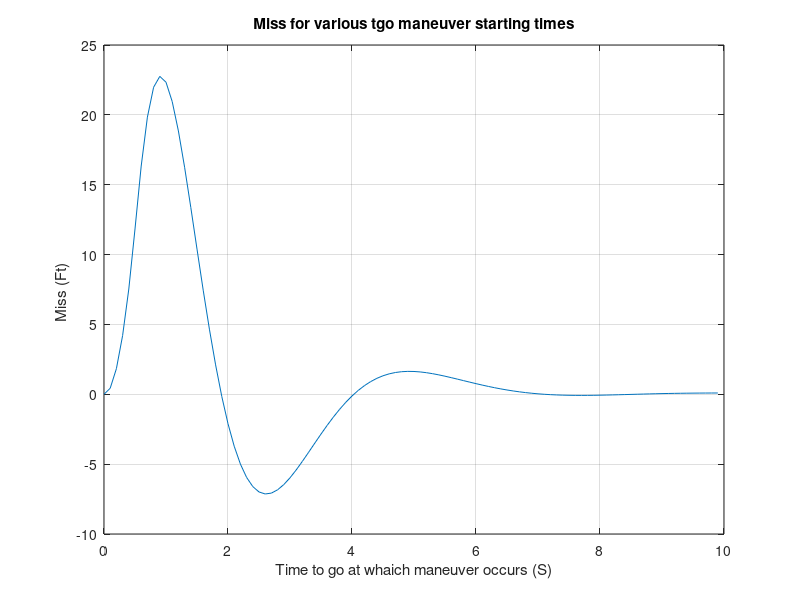

MATLAB code for this plot:
clear
count=0;
QZERO=0;
TBLIND=.5;
VM=3000.;
VC=4000.;
XNT=96.6;
YIC=0.;
VM=3000.;
HEDEG=20.;
XNP=3.;
SIGNOISE=.001;
TS=.1;
TAU=.5;
APN=2;
TF=10.;
TS2=TS*TS;
TS3=TS2*TS;
TS4=TS3*TS;
TS5=TS4*TS;
PHIN=XNT*XNT/TF;
for TSTART=.1:.1:10.0,
    Y=YIC;
    YD=0.;
    T=0.;
    H=.01;
    S=0.;
    RTM=VC*TF;
    SIGPOS=RTM*SIGNOISE;
    SIGN2=SIGPOS^2;
    P11=SIGN2;
    P12=0.;
    P13=0.;
    P22=(VM*HEDEG/57.3)^2;
    P23=0.;
    P33=XNT*XNT;
    YH=0.;
    YDH=0.;
    XNTH=0.;
    XNC=0.;
    XNL=0.;
    while T <= (TF - 1e-5)
        YOLD=Y;
        YDOLD=YD;
        XNLOLD=XNL;
        STEP=1;
        FLAG=0;
        while STEP <=1
            if FLAG==1
                Y=Y+H*YD;
                YD=YD+H*YDD;
                XNL=XNL+H*XNLD;
                T=T+H;
                STEP=2;
            end;
            TGO=TF-T+.00001;
            RTM=VC*TGO;
            XLAM=Y/(VC*TGO);
            XLAMD=(RTM*YD+Y*VC)/(RTM^2);
            XNLD=(XNC-XNL)/TAU;
            if T>TSTART
                YDD=XNT-XNL;
            else
                YDD=0.;
            end
            FLAG=1;
        end
        FLAG=0;
        Y=.5*(YOLD+Y+H*YD);
        YD=.5*(YDOLD+YD+H*YDD);
        XNL=.5*(XNLOLD+XNL+H*XNLD);
        S=S+H;
        if S>=(TS - 1e-5)
            S=0.;
            TGO=TF-T+.000001;
            RTM=VC*TGO;
            if TGO>=TBLIND
                SIGPOS=RTM*SIGNOISE;
            else
                SIGPOS=9999999999.;
            end
            SIGN2=SIGPOS^2;
            M11=P11+TS*P12+.5*TS2*P13+TS*(P12+TS*P22+.5*TS2*P23);
            M11=M11+.5*TS2*(P13+TS*P23+.5*TS2*P33)+TS5*PHIN/20.;
            M12=P12+TS*P22+.5*TS2*P23+TS*(P13+TS*P23+.5*TS2*P33)+...
                TS4*PHIN/8.;
            M13=P13+TS*P23+.5*TS2*P33+PHIN*TS3/6.;
            M22=P22+TS*P23+TS*(P23+TS*P33)+PHIN*TS3/3.;
            M23=P23+TS*P33+.5*TS2*PHIN;
            M33=P33+PHIN*TS;
            K1=M11/(M11+SIGN2);
            K2=M12/(M11+SIGN2);
            K3=M13/(M11+SIGN2);
            P11=(1.-K1)*M11;
            P12=(1.-K1)*M12;
            P13=(1.-K1)*M13;
            P22=-K2*M12+M22;
            P23=-K2*M13+M23;
            P33=-K3*M13+M33;
            if TGO>=TBLIND
                XKBLIND=1.;
            else
                XKBLIND=0.;
            end
            YSTAR=RTM*XLAM*XKBLIND;
            RES=YSTAR-YH-TS*YDH-.5*TS*TS*(XNTH-XNL);
            YH=K1*RES+YH+TS*YDH+.5*TS*TS*(XNTH-XNL);
            YDH=K2*RES+YDH+TS*(XNTH-XNL);
            XNTH=K3*RES+XNTH;
            XLAMDH=(YH+YDH*TGO)/(VC*TGO*TGO);
            if APN==0
                C1=XNP/TGO^2;
                C2=XNP/TGO;
                XNC=C1*YH+C2*YDH;
            elseif APN==1
                XNC=XNP*VC*XLAMDH+APN*.5*XNP*XNTH;
            else
                X=TGO/TAU;
                TOP=6.*X*X*(exp(-X)-1.+X);
                BOT1=2*X*X*X+3.+6.*X-6.*X*X;
                BOT2=-12.*X*exp(-X)-3.*exp(-2.*X);
                XNPP=TOP/(.0001+BOT1+BOT2);
                XNEW=XNPP*XNL*(exp(-X)+X-1.)/(X*X);
                XNC=XNPP*VC*XLAMDH+.5*XNPP*XNTH-XNEW;
            end
            if QZERO==1&&TGO<TBLIND
                XNC=0.;
            end
        end
    end
    TGOS=TF-TSTART;
    count=count+1;
    ArrayTGOS(count)=TGOS;
    ArrayY(count)=Y;
end
figure
plot(ArrayTGOS',ArrayY'),grid
title('Miss for various tgo maneuver starting times')
xlabel('Time to go at whaich maneuver occurs (S)')
ylabel('Miss (Ft) ')
clc
output=[ArrayTGOS',ArrayY'];
save datfil.txt output -ascii
disp('Simulation Complete')
	
